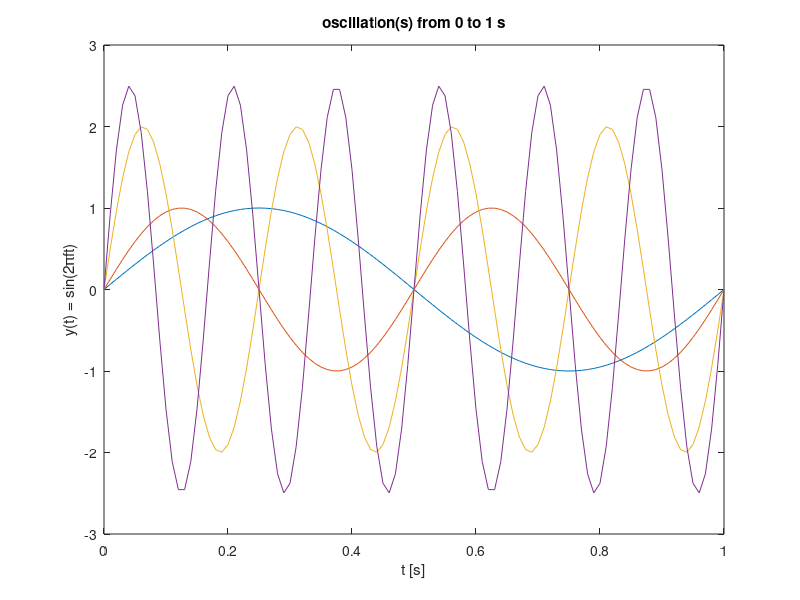

This chart was generated by the following MATLAB code: (Note: this script raises an error after producing the figure.)
%% Program: myFirstScript
%  version/date : version 01, 191020
%  author(s)    : Fabrizio Musacchio, DZNE Bonn, Germany
%% DESCRIPTION
% This is my very first and super-cool MATLAB script :-D
%% PRE-INITIALIZATION
clear;
%clc;
warning 'off'; echo off; close all;
%% MAIN ROUTINE 
fprintf(1,'I start...\n')

% Main program:
    dt=0.01;                 % step-size
    t=0:dt:1;                % time-vector in [s]
    f=1;                     % frequency in [Hz] = [1/s]
    y  =1.0*sin(1*f*pi*2*t); % my oscillation function
    y2 =1.0*sin(2*f*pi*2*t); % my oscillation function
    y3 =2.0*sin(4*f*pi*2*t); % my oscillation function
    y4 =2.5*sin(6*f*pi*2*t); % my oscillation function

% Plots:
    figure(1);clf
        plot(t,y)
        hold on
        plot(t,y2)
        plot(t,y3)
        plot(t,y4)
        title('oscillation(s) from 0 to 1 s')
        xlabel('t [s]')
        ylabel('y(t) = sin(2\pift)')
        
        legend('f=1 Hz, A=1', 'f=2 Hz, A=1', 'f=4 Hz, A=2', 'f=6 Hz, A=0.5', 'Location', 'NE')
        
        print( '-dpng', '-r600', ['myPlot.png']);
        
%% SUM OF OSCILLATIONS

% Main program:
    ySum1= y+y2;
    ySum2= y+y2+y3;
    ySum2= y+y2+y3;
    ySum4= y+y4;

% Plots:
    figure(2);clf
        plot(t,ySum1)
        hold on
        plot(t,ySum2)
        plot(t,ySum3)
        plot(t,ySum4)
        title('sum of oscillation from 0 to 1 s')
        xlabel('t [s]')
        ylabel('y_{sum}(t) ')
        
        legend('sum of f=1 Hz and f=2 Hz', 'sum of f=1 Hz, f=2 Hz and f=4 Hz', 'sum of f=1 Hz, f=2 Hz, f=4 Hz and f=6 Hz','Location', 'NE')
        
                
%% END
fprintf(1,'I am done\n')